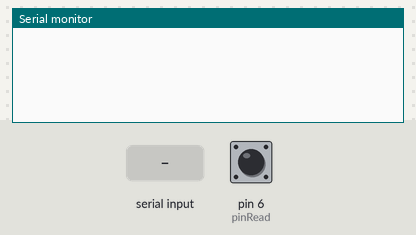
Recording of a sketch running on a simulated Arduino Uno, built with avr-gcc and run on an emulated ATmega328P. Parts: the last lines printed to the serial monitor. The inputs (shaded band) are chosen by the test bench; at power-on: pin 6 (pinRead) HIGH.

Above: at 1.2 s.
1.3 s: "WhoAmI" received over Serial
At 2.8 s:
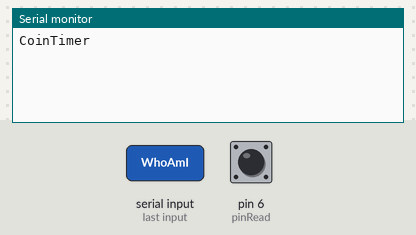
3.8 s: "Worc" received over Serial
At 5.8 s:
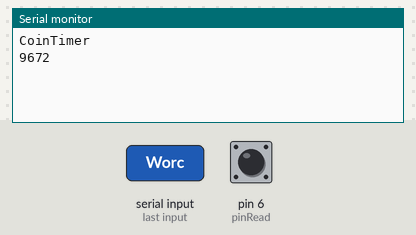

Measured:
- after the input at 1.3 s, the serial monitor: prints a new line after 1.0 s (image 1)
- after the input at 3.8 s, the serial monitor: prints a new line after 1.0 s (image 2)

The sketch:

Centralize.ino
```cpp
int pinRead = 6,
    previnput = 1,
    newinput = 1;

String code;

bool pair = false;

void setup() {
  Serial.begin(9600);
  pinMode(pinRead,INPUT_PULLUP);
}

void loop(){
  if(pair){
    newinput = digitalRead(6);
    if(previnput != newinput){
      previnput = newinput;
      if(previnput == 1){
        Serial.println("Coin Inserted");
      }
    }
  }else{
    if (Serial.available() > 0) {
      code = Serial.readString();
      code.trim();
      if(code == ""){}
      else if(code == "WhoAmI"){
        Serial.println("CoinTimer");
      }else if(code == "Worc"){
        Serial.println("9672");
        pair = true;
      }else{
        Serial.print("Invalid Code ");
        Serial.println(code);
        Serial.end();
      }
    }
  }
}


/*
void loop(){
  if(pair){
    newinput = digitalRead(6);
    if(previnput != newinput){
      previnput = newinput;
      if(previnput == 1){
        Serial.println("Coin Inserted");
      }
    }
  }else{
    if (Serial.available() > 0) {
      code = Serial.readString();
      code.trim();
      if(code == "Worc"){
        Serial.println("Code Accepted");
        pair = true;
      }else{
        Serial.print("Invalid Code ");
        Serial.println(code);
        Serial.end();
      }
    }
  }
}
*/
```
